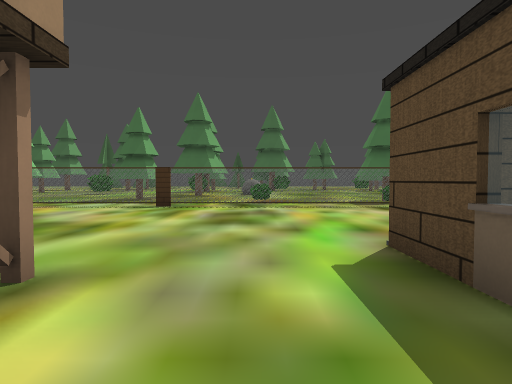
View 1 (above)

17 first-person views from a walk through a 3-D level made in the Godot game engine. The camera is 1.4 m above the floor, tilts 2° down and sees 75° across. Doors that lead somewhere are drawn open, without their leaves. The floor is counted in squares, 2 m on a side. Each view is taken from the middle of a square. On the plan, view 1 faces up. The plan holds only what a view shows up to about 10 squares ahead; the rest is blank. The place goes on beyond the plan. Some surface patterns are stand-ins.

View 2
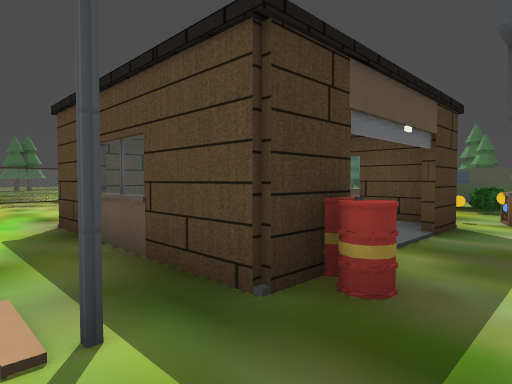

View 3
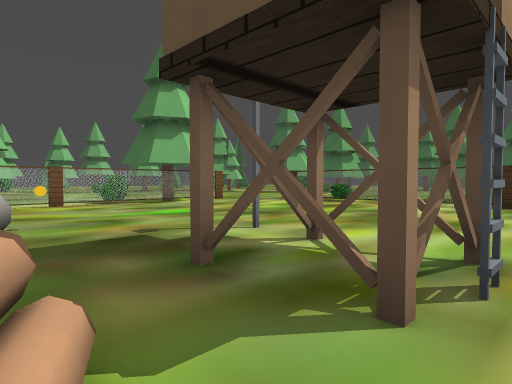

View 4
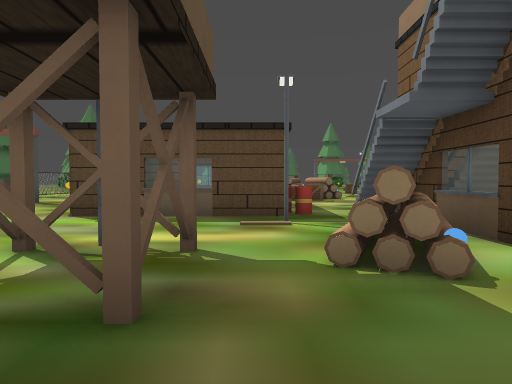

View 5
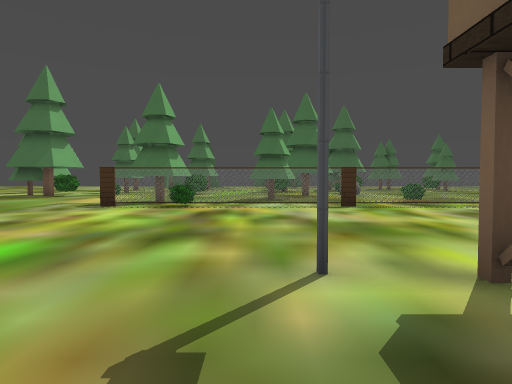

View 6
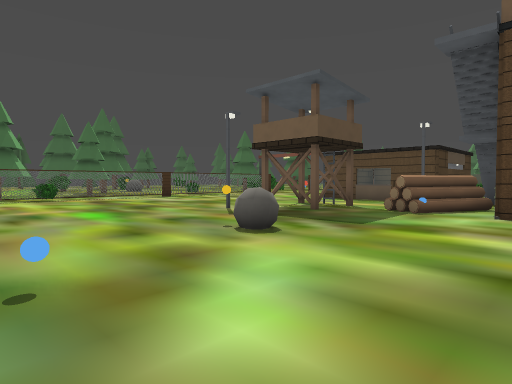

View 7
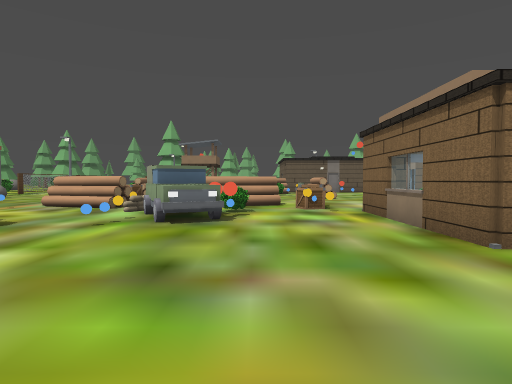

View 8
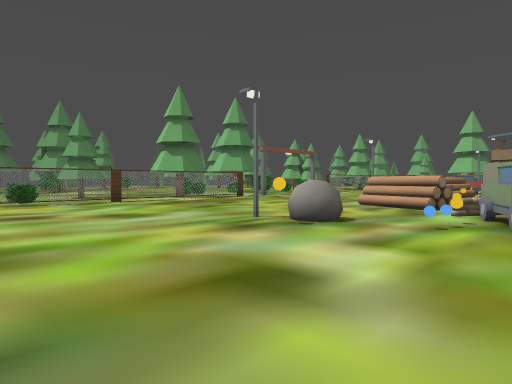

View 9
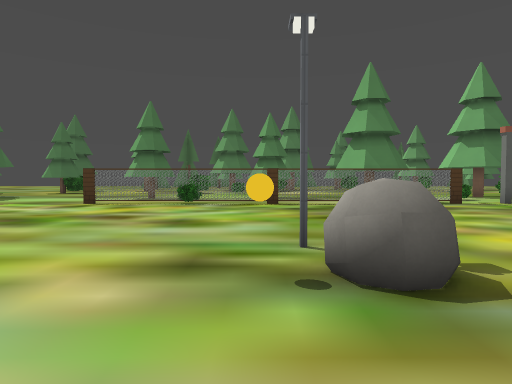

View 10
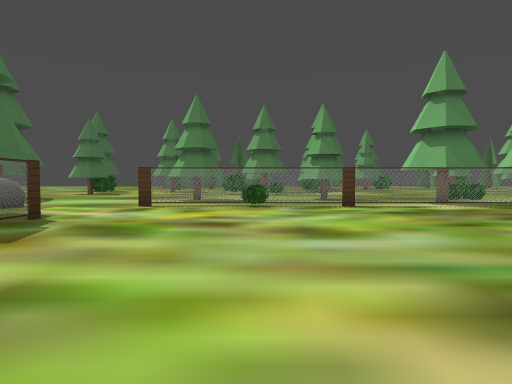

View 11
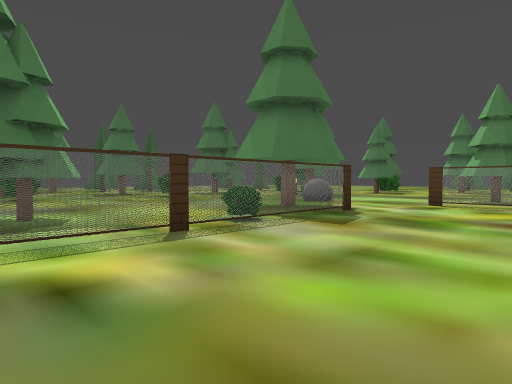

View 12
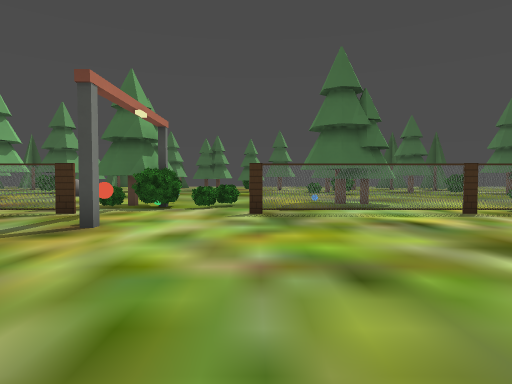

View 13
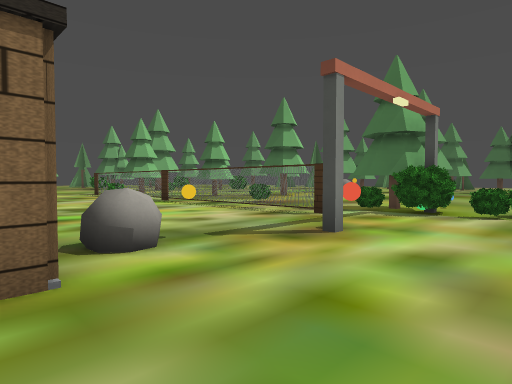

View 14
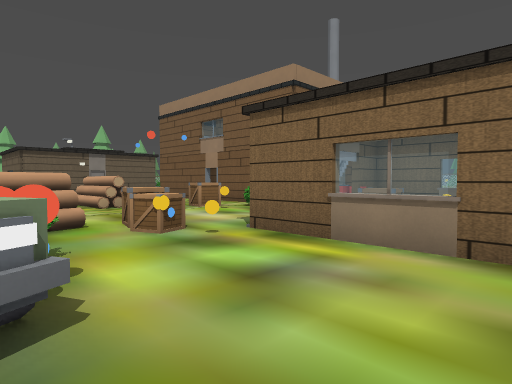

View 15
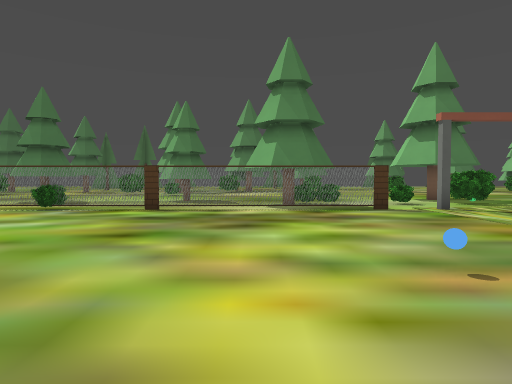

View 16
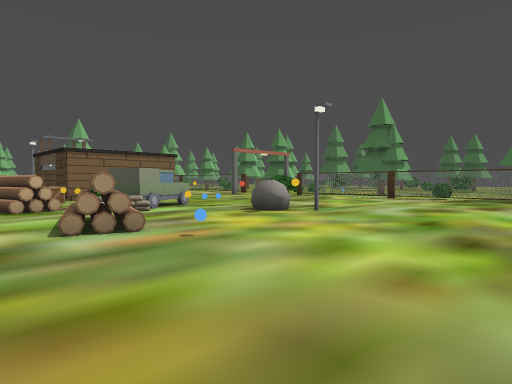

View 17
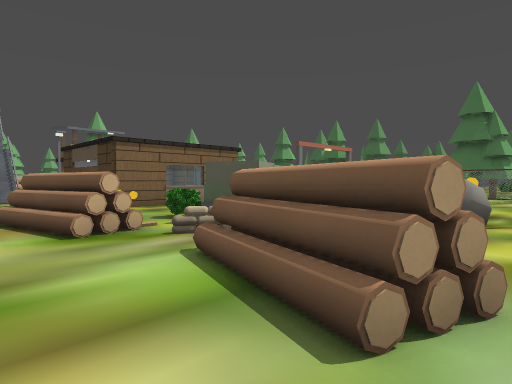

### Floor plan
Key: @ floor where view 1 was taken; # wall or solid block; x gap in a wall; . main floor; : floor 0.5 m higher than the main floor; = window, fence, low wall or low ledge; ^ raised ledge; P pole; B bush; C crate; U boulder; T thing the floor can be seen under or through; I pine tree; O other object.
Columns run from 10 left of view 1 to 22 right of it. Each row starts with its distance up from view 1.
 16                       ..
 15                      ....
 14                ..    .....
 13                ..    I.....   U
 12            ..........II....   U
 11   O        ....OOB...I.....I....
 10 ..O...........BBB.......B.......
  9 .#=B===##=====#...#===TTT==#....
  8 ..............................#.
  7 ...............#..............=.
  6 ..............................=.
  5  .............U...............B..
  4 ..............UU..............=..
  3 .....PP....#####......U.......T.
  2 .....PP##..##  #.....=UU......T..
  1 .......##..##CC#...^#.........=..
  0 ...U......@P#CC#..BB#.........=..
 -1 ...UU...#..PO....CBB#=#.......=.I
 -2 ........=#.#....CC.#####......=.B
 -3 .......O ###O.....:=...x......x..
 -4 .....       #C. ..  ... ......x.B

Where each view was taken, in squares from view 1:
view 1: 0 up, 0 right, facing up
view 2: 2 down, 0 right, facing up-right
view 3: 1 down, 1 left, facing up-left
view 4: 0 up, 5 left, facing right
view 5: 0 up, 5 left, facing up
view 6: 4 down, 10 left, facing up-right
view 7: 7 up, 8 right, facing down
view 8: 7 up, 9 right, facing down-right
view 9: 3 up, 10 right, facing right
view 10: 5 up, 11 right, facing right
view 11: 5 up, 10 right, facing up-right
view 12: 2 up, 8 right, facing up
view 13: 3 up, 8 right, facing up-left
view 14: 3 up, 9 right, facing down-left
view 15: 0 up, 12 right, facing right
view 16: 4 down, 18 right, facing up-left
view 17: 4 down, 14 right, facing up-left
